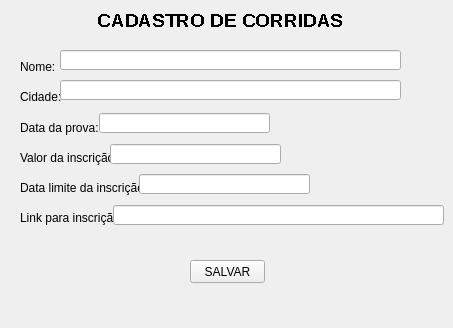
<?xml version="1.0" encoding="UTF-8"?>
<ui version="4.0">
 <class>MainWindow</class>
 <widget class="QMainWindow" name="MainWindow">
  <property name="geometry">
   <rect>
    <x>0</x>
    <y>0</y>
    <width>453</width>
    <height>328</height>
   </rect>
  </property>
  <property name="windowTitle">
   <string>MainWindow</string>
  </property>
  <widget class="QWidget" name="centralwidget">
   <widget class="QLabel" name="label">
    <property name="geometry">
     <rect>
      <x>0</x>
      <y>10</y>
      <width>441</width>
      <height>20</height>
     </rect>
    </property>
    <property name="font">
     <font>
      <pointsize>14</pointsize>
      <weight>75</weight>
      <bold>true</bold>
      <underline>false</underline>
      <stylestrategy>NoAntialias</stylestrategy>
     </font>
    </property>
    <property name="text">
     <string>CADASTRO DE CORRIDAS</string>
    </property>
    <property name="alignment">
     <set>Qt::AlignCenter</set>
    </property>
   </widget>
   <widget class="QLabel" name="label_2">
    <property name="geometry">
     <rect>
      <x>20</x>
      <y>60</y>
      <width>47</width>
      <height>13</height>
     </rect>
    </property>
    <property name="text">
     <string>Nome:</string>
    </property>
   </widget>
   <widget class="QLabel" name="label_3">
    <property name="geometry">
     <rect>
      <x>20</x>
      <y>90</y>
      <width>47</width>
      <height>13</height>
     </rect>
    </property>
    <property name="text">
     <string>Cidade:</string>
    </property>
   </widget>
   <widget class="QLabel" name="label_4">
    <property name="geometry">
     <rect>
      <x>20</x>
      <y>120</y>
      <width>81</width>
      <height>16</height>
     </rect>
    </property>
    <property name="text">
     <string>Data da prova:</string>
    </property>
   </widget>
   <widget class="QLabel" name="label_5">
    <property name="geometry">
     <rect>
      <x>20</x>
      <y>150</y>
      <width>101</width>
      <height>16</height>
     </rect>
    </property>
    <property name="text">
     <string>Valor da inscrição:</string>
    </property>
   </widget>
   <widget class="QLabel" name="label_6">
    <property name="geometry">
     <rect>
      <x>20</x>
      <y>180</y>
      <width>121</width>
      <height>16</height>
     </rect>
    </property>
    <property name="text">
     <string>Data limite da inscrição:</string>
    </property>
   </widget>
   <widget class="QLabel" name="label_7">
    <property name="geometry">
     <rect>
      <x>20</x>
      <y>210</y>
      <width>121</width>
      <height>16</height>
     </rect>
    </property>
    <property name="text">
     <string>Link para inscrição:</string>
    </property>
   </widget>
   <widget class="QLineEdit" name="nome">
    <property name="geometry">
     <rect>
      <x>60</x>
      <y>50</y>
      <width>341</width>
      <height>20</height>
     </rect>
    </property>
   </widget>
   <widget class="QLineEdit" name="cidade">
    <property name="geometry">
     <rect>
      <x>60</x>
      <y>80</y>
      <width>341</width>
      <height>20</height>
     </rect>
    </property>
   </widget>
   <widget class="QLineEdit" name="dataprova">
    <property name="geometry">
     <rect>
      <x>99</x>
      <y>113</y>
      <width>171</width>
      <height>20</height>
     </rect>
    </property>
   </widget>
   <widget class="QLineEdit" name="datalimite">
    <property name="geometry">
     <rect>
      <x>139</x>
      <y>174</y>
      <width>171</width>
      <height>20</height>
     </rect>
    </property>
   </widget>
   <widget class="QLineEdit" name="valorinscricao">
    <property name="geometry">
     <rect>
      <x>110</x>
      <y>144</y>
      <width>171</width>
      <height>20</height>
     </rect>
    </property>
   </widget>
   <widget class="QLineEdit" name="link">
    <property name="geometry">
     <rect>
      <x>113</x>
      <y>205</y>
      <width>331</width>
      <height>20</height>
     </rect>
    </property>
   </widget>
   <widget class="QPushButton" name="pushButton">
    <property name="geometry">
     <rect>
      <x>190</x>
      <y>260</y>
      <width>75</width>
      <height>23</height>
     </rect>
    </property>
    <property name="text">
     <string>SALVAR</string>
    </property>
   </widget>
  </widget>
 </widget>
 <resources/>
 <connections/>
</ui>
